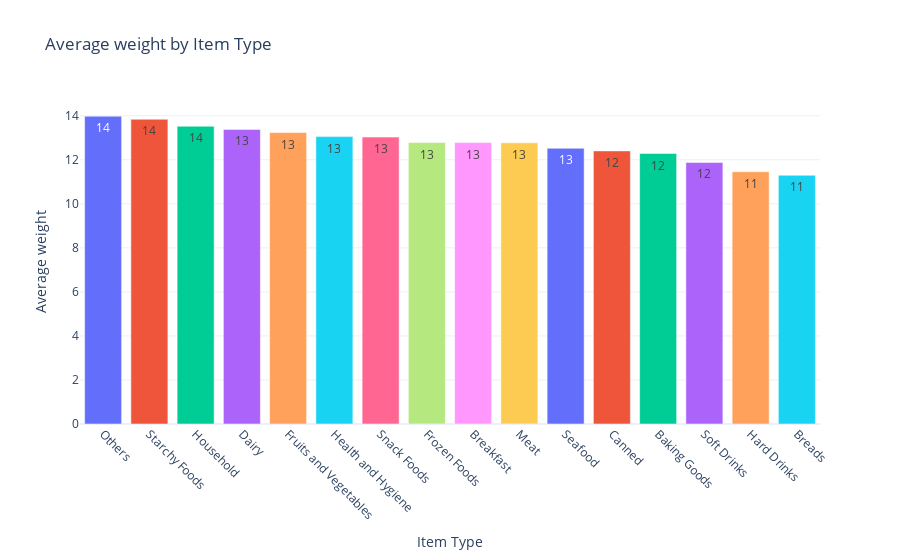

Here is the notebook cell this chart was saved with:
### Code cell
fig = px.bar(ITEMTYPEWEIGHT,x='Item Type',y='Item Weight',color='Item Type',title='Average weight by Item Type',text_auto='.2s')  # Show values on bars

fig.update_layout(xaxis_title='Item Type',
                  yaxis_title='Average weight',
                  xaxis_tickangle=45,
                  showlegend=False,
                  template='plotly_white')

fig.show()

### Figure 1 — Plotly figure (JSON) as saved in the notebook; plotly's stock layout.template omitted (floating-point values rounded to 4 significant figures)
{"data": [{"alignmentgroup": "True", "hovertemplate": "Item Type=%{x}<br>Item Weight=%{y}<extra></extra>", "legendgroup": "Others", "marker": {"color": "#636efa", "pattern": {"shape": ""}}, "name": "Others", "offsetgroup": "Others", "orientation": "v", "showlegend": true, "textposition": "auto", "texttemplate": "%{y:.2s}", "type": "bar", "x": ["Others"], "xaxis": "x", "y": [13.98], "yaxis": "y"}, {"alignmentgroup": "True", "hovertemplate": "Item Type=%{x}<br>Item Weight=%{y}<extra></extra>", "legendgroup": "Starchy Foods", "marker": {"color": "#EF553B", "pattern": {"shape": ""}}, "name": "Starchy Foods", "offsetgroup": "Starchy Foods", "orientation": "v", "showlegend": true, "textposition": "auto", "texttemplate": "%{y:.2s}", "type": "bar", "x": ["Starchy Foods"], "xaxis": "x", "y": [13.84], "yaxis": "y"}, {"alignmentgroup": "True", "hovertemplate": "Item Type=%{x}<br>Item Weight=%{y}<extra></extra>", "legendgroup": "Household", "marker": {"color": "#00cc96", "pattern": {"shape": ""}}, "name": "Household", "offsetgroup": "Household", "orientation": "v", "showlegend": true, "textposition": "auto", "texttemplate": "%{y:.2s}", "type": "bar", "x": ["Household"], "xaxis": "x", "y": [13.52], "yaxis": "y"}, {"alignmentgroup": "True", "hovertemplate": "Item Type=%{x}<br>Item Weight=%{y}<extra></extra>", "legendgroup": "Dairy", "marker": {"color": "#ab63fa", "pattern": {"shape": ""}}, "name": "Dairy", "offsetgroup": "Dairy", "orientation": "v", "showlegend": true, "textposition": "auto", "texttemplate": "%{y:.2s}", "type": "bar", "x": ["Dairy"], "xaxis": "x", "y": [13.38], "yaxis": "y"}, {"alignmentgroup": "True", "hovertemplate": "Item Type=%{x}<br>Item Weight=%{y}<extra></extra>", "legendgroup": "Fruits and Vegetables", "marker": {"color": "#FFA15A", "pattern": {"shape": ""}}, "name": "Fruits and Vegetables", "offsetgroup": "Fruits and Vegetables", "orientation": "v", "showlegend": true, "textposition": "auto", "texttemplate": "%{y:.2s}", "type": "bar", "x": ["Fruits and Vegetables"], "xaxis": "x", "y": [13.24], "yaxis": "y"}, {"alignmentgroup": "True", "hovertemplate": "Item Type=%{x}<br>Item Weight=%{y}<extra></extra>", "legendgroup": "Health and Hygiene", "marker": {"color": "#19d3f3", "pattern": {"shape": ""}}, "name": "Health and Hygiene", "offsetgroup": "Health and Hygiene", "orientation": "v", "showlegend": true, "textposition": "auto", "texttemplate": "%{y:.2s}", "type": "bar", "x": ["Health and Hygiene"], "xaxis": "x", "y": [13.05], "yaxis": "y"}, {"alignmentgroup": "True", "hovertemplate": "Item Type=%{x}<br>Item Weight=%{y}<extra></extra>", "legendgroup": "Snack Foods", "marker": {"color": "#FF6692", "pattern": {"shape": ""}}, "name": "Snack Foods", "offsetgroup": "Snack Foods", "orientation": "v", "showlegend": true, "textposition": "auto", "texttemplate": "%{y:.2s}", "type": "bar", "x": ["Snack Foods"], "xaxis": "x", "y": [13.03], "yaxis": "y"}, {"alignmentgroup": "True", "hovertemplate": "Item Type=%{x}<br>Item Weight=%{y}<extra></extra>", "legendgroup": "Frozen Foods", "marker": {"color": "#B6E880", "pattern": {"shape": ""}}, "name": "Frozen Foods", "offsetgroup": "Frozen Foods", "orientation": "v", "showlegend": true, "textposition": "auto", "texttemplate": "%{y:.2s}", "type": "bar", "x": ["Frozen Foods"], "xaxis": "x", "y": [12.78], "yaxis": "y"}, {"alignmentgroup": "True", "hovertemplate": "Item Type=%{x}<br>Item Weight=%{y}<extra></extra>", "legendgroup": "Breakfast", "marker": {"color": "#FF97FF", "pattern": {"shape": ""}}, "name": "Breakfast", "offsetgroup": "Breakfast", "orientation": "v", "showlegend": true, "textposition": "auto", "texttemplate": "%{y:.2s}", "type": "bar", "x": ["Breakfast"], "xaxis": "x", "y": [12.78], "yaxis": "y"}, {"alignmentgroup": "True", "hovertemplate": "Item Type=%{x}<br>Item Weight=%{y}<extra></extra>", "legendgroup": "Meat", "marker": {"color": "#FECB52", "pattern": {"shape": ""}}, "name": "Meat", "offsetgroup": "Meat", "orientation": "v", "showlegend": true, "textposition": "auto", "texttemplate": "%{y:.2s}", "type": "bar", "x": ["Meat"], "xaxis": "x", "y": [12.77], "yaxis": "y"}, {"alignmentgroup": "True", "hovertemplate": "Item Type=%{x}<br>Item Weight=%{y}<extra></extra>", "legendgroup": "Seafood", "marker": {"color": "#636efa", "pattern": {"shape": ""}}, "name": "Seafood", "offsetgroup": "Seafood", "orientation": "v", "showlegend": true, "textposition": "auto", "texttemplate": "%{y:.2s}", "type": "bar", "x": ["Seafood"], "xaxis": "x", "y": [12.52], "yaxis": "y"}, {"alignmentgroup": "True", "hovertemplate": "Item Type=%{x}<br>Item Weight=%{y}<extra></extra>", "legendgroup": "Canned", "marker": {"color": "#EF553B", "pattern": {"shape": ""}}, "name": "Canned", "offsetgroup": "Canned", "orientation": "v", "showlegend": true, "textposition": "auto", "texttemplate": "%{y:.2s}", "type": "bar", "x": ["Canned"], "xaxis": "x", "y": [12.4], "yaxis": "y"}, {"alignmentgroup": "True", "hovertemplate": "Item Type=%{x}<br>Item Weight=%{y}<extra></extra>", "legendgroup": "Baking Goods", "marker": {"color": "#00cc96", "pattern": {"shape": ""}}, "name": "Baking Goods", "offsetgroup": "Baking Goods", "orientation": "v", "showlegend": true, "textposition": "auto", "texttemplate": "%{y:.2s}", "type": "bar", "x": ["Baking Goods"], "xaxis": "x", "y": [12.29], "yaxis": "y"}, {"alignmentgroup": "True", "hovertemplate": "Item Type=%{x}<br>Item Weight=%{y}<extra></extra>", "legendgroup": "Soft Drinks", "marker": {"color": "#ab63fa", "pattern": {"shape": ""}}, "name": "Soft Drinks", "offsetgroup": "Soft Drinks", "orientation": "v", "showlegend": true, "textposition": "auto", "texttemplate": "%{y:.2s}", "type": "bar", "x": ["Soft Drinks"], "xaxis": "x", "y": [11.88], "yaxis": "y"}, {"alignmentgroup": "True", "hovertemplate": "Item Type=%{x}<br>Item Weight=%{y}<extra></extra>", "legendgroup": "Hard Drinks", "marker": {"color": "#FFA15A", "pattern": {"shape": ""}}, "name": "Hard Drinks", "offsetgroup": "Hard Drinks", "orientation": "v", "showlegend": true, "textposition": "auto", "texttemplate": "%{y:.2s}", "type": "bar", "x": ["Hard Drinks"], "xaxis": "x", "y": [11.46], "yaxis": "y"}, {"alignmentgroup": "True", "hovertemplate": "Item Type=%{x}<br>Item Weight=%{y}<extra></extra>", "legendgroup": "Breads", "marker": {"color": "#19d3f3", "pattern": {"shape": ""}}, "name": "Breads", "offsetgroup": "Breads", "orientation": "v", "showlegend": true, "textposition": "auto", "texttemplate": "%{y:.2s}", "type": "bar", "x": ["Breads"], "xaxis": "x", "y": [11.3], "yaxis": "y"}], "layout": {"barmode": "relative", "legend": {"title": {"text": "Item Type"}, "tracegroupgap": 0}, "showlegend": false, "title": {"text": "Average weight by Item Type"}, "xaxis": {"anchor": "y", "categoryarray": ["Others", "Starchy Foods", "Household", "Dairy", "Fruits and Vegetables", "Health and Hygiene", "Snack Foods", "Frozen Foods", "Breakfast", "Meat", "Seafood", "Canned", "Baking Goods", "Soft Drinks", "Hard Drinks", "Breads"], "categoryorder": "array", "domain": [0, 1], "tickangle": 45, "title": {"text": "Item Type"}}, "yaxis": {"anchor": "x", "domain": [0, 1], "title": {"text": "Average weight"}}}}
